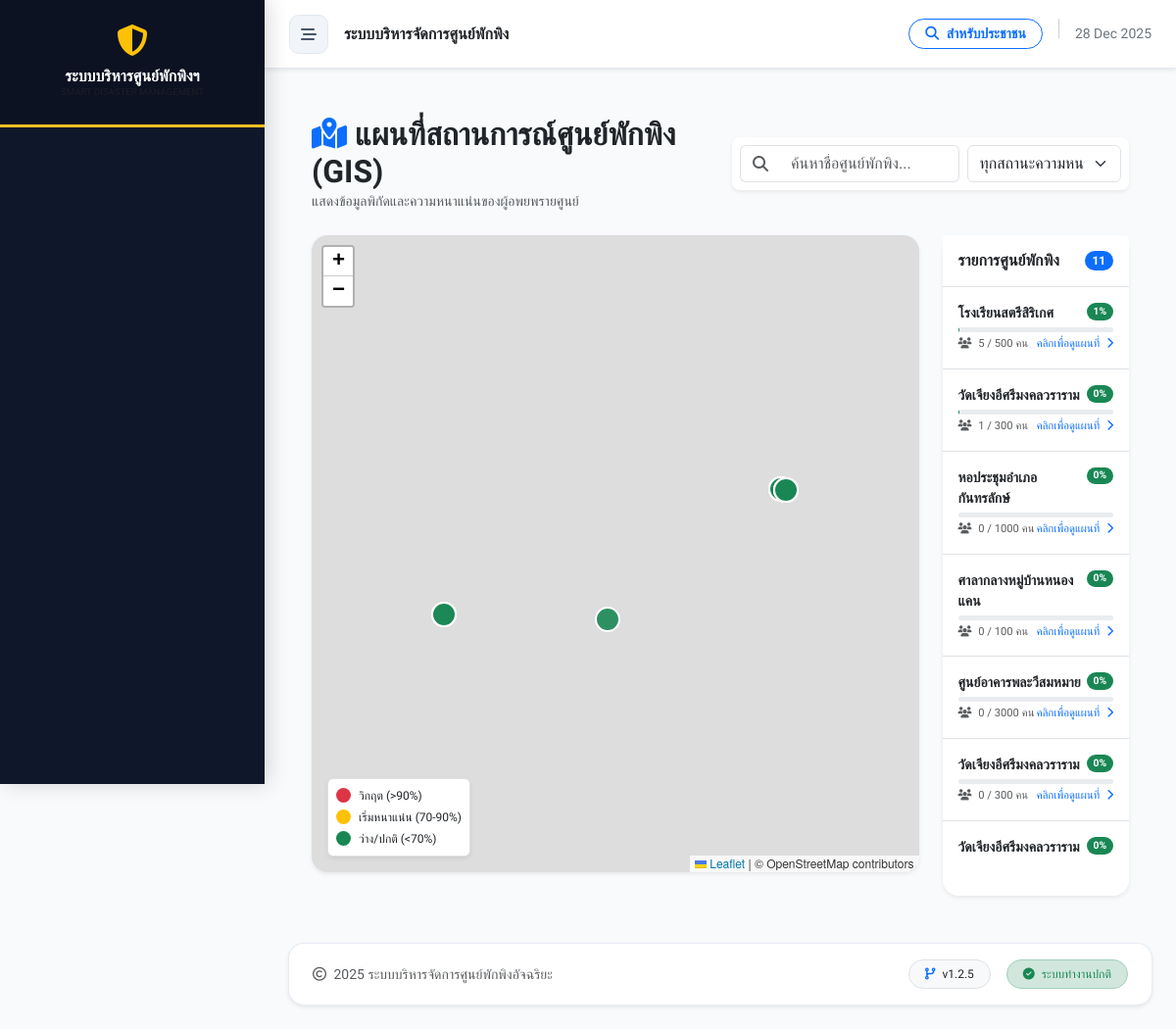
The page /gis_dashboard.php on the database its author committed.
### tables this page shows
CREATE TABLE `shelters` (
  `id` int(11) NOT NULL,
  `incident_id` int(11) NOT NULL COMMENT 'ผูกกับเหตุการณ์ไหน',
  `name` varchar(200) NOT NULL COMMENT 'ชื่อศูนย์',
  `location` text NOT NULL COMMENT 'ที่ตั้ง',
  `district` varchar(100) DEFAULT NULL,
  `province` varchar(100) DEFAULT NULL,
  `latitude` decimal(10,8) DEFAULT NULL,
  `longitude` decimal(11,8) DEFAULT NULL,
  `capacity` int(11) NOT NULL DEFAULT 0 COMMENT 'ความจุสูงสุด',
  `contact_person` varchar(255) DEFAULT NULL,
  `contact_phone` varchar(20) DEFAULT NULL,
  `status` enum('open','full','closed') NOT NULL DEFAULT 'open',
  `last_updated` datetime DEFAULT NULL,
  `created_at` datetime DEFAULT current_timestamp()
);

### gis_dashboard.php (the view, shortened to what this page needs)
<?php
require_once 'includes/header.php';
try {
    $query = "SELECT s.*,
              (SELECT COUNT(*) FROM evacuees e WHERE e.shelter_id = s.id AND e.check_out_date IS NULL) as current_count
              FROM shelters s";
    $result = $conn->query($query);
    $shelters = [];
    if ($result) {
        while($row = $result->fetch_assoc()) {
            $shelters[] = $row;
        }
    }
} catch (Exception $e) {
    echo "<div class='alert alert-danger'>เกิดข้อผิดพลาด: " . $e->getMessage() . "</div>";
}
?>
<link rel="stylesheet" href="https://unpkg.com/leaflet@1.9.4/dist/leaflet.css" />
<div class="container-fluid px-4 py-4">
    <div class="row align-items-center mb-4">
        <div class="col-md-6">
            <h2 class="fw-bold mb-0 text-dark"><i class="fas fa-map-marked-alt text-primary me-2"></i>แผนที่สถานการณ์ศูนย์พักพิง (GIS)</h2>
            <p class="text-muted small mb-0">แสดงข้อมูลพิกัดและความหนาแน่นของผู้อพยพรายศูนย์</p>
        </div>
        <div class="col-md-6">
            <div class="card border-0 shadow-sm rounded-3">
                <div class="card-body p-2">
                    <div class="row g-2">
                        <div class="col-md-7">
                            <div class="input-group">
                                <span class="input-group-text bg-white border-end-0"><i class="fas fa-search text-muted"></i></span>
                                <input type="text" id="mapSearch" class="form-control border-start-0" placeholder="ค้นหาชื่อศูนย์พักพิง..." onkeyup="applyFilters()">
                            </div>
                        </div>
                        <div class="col-md-5">
                            <select id="statusFilter" class="form-select" onchange="applyFilters()">
                                <option value="all">ทุกสถานะความหนาแน่น</option>
                            </select>
                        </div>
                    </div>
                </div>
            </div>
        </div>
    </div>
    <div class="row">
        <div class="col-lg-9 mb-4">
            <div class="card border-0 shadow-sm rounded-4 overflow-hidden position-relative">
                <div id="map" style="height: 650px; width: 100%; z-index: 1;"></div>
                <div class="position-absolute bottom-0 start-0 m-3 p-2 bg-white rounded shadow-sm border" style="z-index: 1000; font-size: 0.75rem;">
                    <div class="d-flex align-items-center mb-1"><span class="badge bg-danger me-2" style="width: 15px; height: 15px; border-radius: 50%;"> </span> วิกฤต (>90%)</div>
                    <div class="d-flex align-items-center mb-1"><span class="badge bg-warning me-2" style="width: 15px; height: 15px; border-radius: 50%;"> </span> เริ่มหนาแน่น (70-90%)</div>
                    <div class="d-flex align-items-center"><span class="badge bg-success me-2" style="width: 15px; height: 15px; border-radius: 50%;"> </span> ว่าง/ปกติ (<70%)</div>
                </div>
            </div>
        </div>
        <div class="col-lg-3">
            <div class="card border-0 shadow-sm rounded-4 h-100">
                <div class="card-header bg-white py-3 d-flex justify-content-between align-items-center border-bottom">
                    <h6 class="mb-0 fw-bold">รายการศูนย์พักพิง</h6>
                    <span id="resultCount" class="badge bg-primary rounded-pill"><?php echo count($shelters); ?></span>
                </div>
                <div class="card-body p-0">
                    <div id="shelterList" class="list-group list-group-flush overflow-auto" style="max-height: 580px;">
                        <?php foreach($shelters as $s):
                            $occupancy = ($s['capacity'] > 0) ? ($s['current_count'] / $s['capacity']) * 100 : 0;
                            $status_key = ($occupancy > 90) ? 'critical' : (($occupancy > 70) ? 'moderate' : 'available');
                        ?>
                        <div class="list-group-item p-3 shelter-item"
                             data-name="<?php echo htmlspecialchars($s['name']); ?>"
                             data-status="<?php echo $status_key; ?>"
                             data-id="<?php echo $s['id']; ?>"
                             style="cursor: pointer;"
                             onclick="focusMarker(<?php echo $s['id']; ?>)">
                            <div class="d-flex justify-content-between align-items-start mb-1">
                                <div class="fw-bold small text-dark"><?php echo htmlspecialchars($s['name']); ?></div>
                                <span class="badge <?php echo $occupancy > 90 ? 'bg-danger' : ($occupancy > 70 ? 'bg-warning' : 'bg-success'); ?> rounded-pill" style="font-size: 0.65rem;">
                                    <?php echo round($occupancy); ?>%
                                </span>
                            </div>
                            <div class="progress mb-1" style="height: 5px;">
                            </div>
                            <div class="d-flex justify-content-between">
                                <small class="text-muted" style="font-size: 0.7rem;"><i class="fas fa-users me-1"></i> <?php echo $s['current_count']; ?> / <?php echo $s['capacity']; ?> คน</small>
                                <small class="text-primary" style="font-size: 0.7rem;">คลิกเพื่อดูแผนที่ <i class="fas fa-chevron-right ms-1"></i></small>
                            </div>
                        </div>
                        <?php endforeach; ?>
                    </div>
                </div>
            </div>
        </div>
    </div>
</div>
<?php include 'includes/footer.php'; ?>

### includes/header.php (shortened to what this page needs)
<?php
$current_page = basename($_SERVER['PHP_SELF']);
?>
<!DOCTYPE html>
<html lang="th">
<head>
    <link href="https://cdn.jsdelivr.net/npm/bootstrap@5.3.0/dist/css/bootstrap.min.css" rel="stylesheet">
    <link rel="stylesheet" href="https://cdnjs.cloudflare.com/ajax/libs/font-awesome/6.4.0/css/all.min.css">
    <link rel="stylesheet" href="assets/css/style.css">
</head>
<body class="<?php echo (isset($_COOKIE['sidebar_state']) && $_COOKIE['sidebar_state'] == 'collapsed') ? 'sidebar-collapsed' : ''; ?>">
<div class="wrapper">
    <nav id="sidebar">
        <div class="sidebar-header">
            <div class="mb-2"><i class="fas fa-shield-alt fa-2x text-warning"></i></div>
            <div class="fw-bold text-white h6 mb-0">ระบบบริหารศูนย์พักพิงฯ</div>
            <div class="text-muted small" style="font-size: 0.6rem;">SMART DISASTER MANAGEMENT</div>
        </div>
    </nav>
    <div id="content">
        <nav class="top-navbar shadow-sm">
            <div class="d-flex align-items-center">
                <div id="sidebarCollapse">
                    <i class="fas fa-bars-staggered"></i>
                </div>
                <div class="ms-3 d-none d-sm-block fw-bold text-dark">
                    <?php
                        if($current_page == 'index.php') echo 'ภาพรวมสถานการณ์';
                        elseif($current_page == 'evacuee_list.php') echo 'ทะเบียนรายชื่อผู้ประสบภัย';
                        else echo 'ระบบบริหารจัดการศูนย์พักพิง';
                    ?>
                </div>
            </div>
            <div class="d-flex align-items-center gap-3">
                <a href="family_finder.php" target="_blank" class="btn btn-sm btn-outline-primary rounded-pill px-3 fw-bold">
                    <i class="fas fa-search me-1"></i> สำหรับประชาชน
                </a>
                <div class="text-secondary small d-none d-md-block">
                    <?php echo date('d M Y'); ?>
                </div>
            </div>
        </nav>
        <div class="p-3 p-md-4">

### includes/footer.php (shortened to what this page needs)
</div>
        <footer class="footer-floating mb-4 mx-3 mx-md-4">
            <div class="card border-0 shadow-sm rounded-4 bg-white">
                <div class="card-body py-3 px-4">
                    <div class="row align-items-center">
                        <div class="col-md-6 text-center text-md-start mb-2 mb-md-0">
                            <span class="text-muted small fw-medium">
                                <i class="far fa-copyright me-1"></i> <?php echo date('Y'); ?>
                                <span class="d-none d-sm-inline">ระบบบริหารจัดการศูนย์พักพิงอัจฉริยะ</span>
                            </span>
                        </div>
                        <div class="col-md-6 text-center text-md-end">
                            <div class="d-flex align-items-center justify-content-center justify-content-md-end gap-3">
                                <span class="badge bg-light text-dark fw-normal border px-3 py-2 rounded-pill">
                                    <i class="fas fa-code-branch me-1 text-primary"></i> v1.2.5
                                </span>
                                <span class="badge bg-success-subtle text-success fw-normal border border-success-subtle px-3 py-2 rounded-pill">
                                    <i class="fas fa-check-circle me-1"></i> ระบบทำงานปกติ
                                </span>
                            </div>
                        </div>
                    </div>
                </div>
            </div>
        </footer>
    </div>
</div>
</body>
</html>

### assets/css/style.css (style rules this page uses)
:root { --sidebar-width: 280px; --sidebar-collapsed-width: 0px; --primary-color: #2563eb; --primary-dark: #1e40af; --bg-color: #f8fafc; --sidebar-bg: #0f172a; --text-color: #334155; --transition-speed: 0.3s; }
body { font-family: 'Sarabun', sans-serif; background-color: var(--bg-color); color: var(--text-color); overflow-x: hidden; }
.sidebar-header { flex-shrink: 0; padding-bottom: 1.5rem; margin-bottom: 1rem; border-bottom: 1px solid rgba(255,255,255,0.05); }
.top-navbar { background: rgba(255, 255, 255, 0.8); backdrop-filter: blur(10px); border-bottom: 1px solid #e2e8f0; padding: 0.75rem 1.5rem; position: sticky; top: 0; z-index: 1000; }
#sidebarCollapse { width: 42px; height: 42px; border-radius: 10px; display: flex; align-items: center; justify-content: center; border: 1px solid #e2e8f0; background: white; color: var(--text-color); transition: all 0.2s; cursor: pointer; }

### includes/header.php (style rules this page uses)
:root { --sidebar-width: 270px; --nav-bg: #0f172a; --nav-hover: #1e293b; --active-gold: #fbbf24; --text-main: #f1f5f9; --text-muted: #94a3b8; --body-bg: #f8fafc; }
body { font-family: 'Prompt', sans-serif; background-color: var(--body-bg); color: #334155; overflow-x: hidden; }
.wrapper { display: flex; width: 100%; align-items: stretch; }
#sidebar { min-width: var(--sidebar-width); max-width: var(--sidebar-width); background-color: var(--nav-bg); color: var(--text-main); transition: all 0.3s cubic-bezier(0.4, 0, 0.2, 1); position: fixed; top: 0; left: 0; height: 100vh; z-index: 1050; box-shadow: 4px 0 20px rgba(0,0,0,0.15); overflow-y: auto; }
#content { width: 100%; min-height: 100vh; transition: all 0.3s cubic-bezier(0.4, 0, 0.2, 1); margin-left: var(--sidebar-width); position: relative; }
.sidebar-header { padding: 25px 20px; background: rgba(0,0,0,0.2); text-align: center; border-bottom: 3px solid var(--active-gold); }
.top-navbar { height: 70px; background: #fff; border-bottom: 1px solid #e2e8f0; padding: 0 25px; display: flex; align-items: center; justify-content: space-between; position: sticky; top: 0; z-index: 900; }
#sidebarCollapse { width: 40px; height: 40px; display: flex; align-items: center; justify-content: center; border-radius: 10px; background: #f1f5f9; color: #475569; cursor: pointer; transition: all 0.2s; border: 1px solid #e2e8f0; }

### includes/footer.php (style rules this page uses)
.footer-floating { margin-top: auto; }
.footer-floating .card { border: 1px solid rgba(226, 232, 240, 0.8) !important; transition: transform 0.3s ease; }
#content { display: flex; flex-direction: column; min-height: 100vh; }

### rows shown on the page
shelters: name "โรงเรียนสตรีสิริเกศ", occupancy "1", current_count "5", capacity "500"
shelters: name "วัดเจียงอีศรีมงคลวราราม", occupancy "0", current_count "1", capacity "300"
shelters: name "หอประชุมอำเภอกันทรลักษ์", occupancy "0", current_count "0", capacity "1000"
shelters: name "ศาลากลางหมู่บ้านหนองแคน", occupancy "0", current_count "0", capacity "100"
shelters: name "ศูนย์อาคารพละวีสมหมาย", occupancy "0", current_count "0", capacity "3000"
shelters: name "วัดเจียงอีศรีมงคลวราราม", occupancy "0", current_count "0", capacity "300"
shelters: name "วัดเจียงอีศรีมงคลวราราม", occupancy "0"

### other values the page prints
count($shelters) "11"
